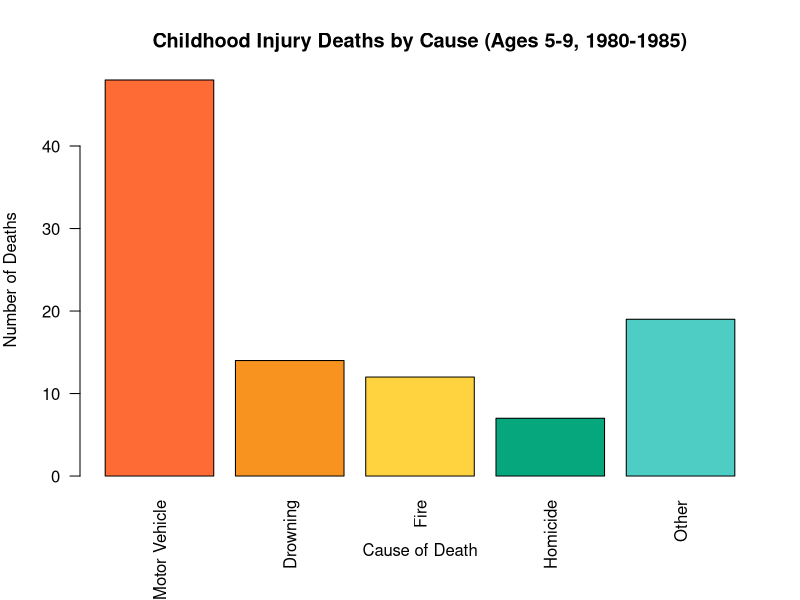
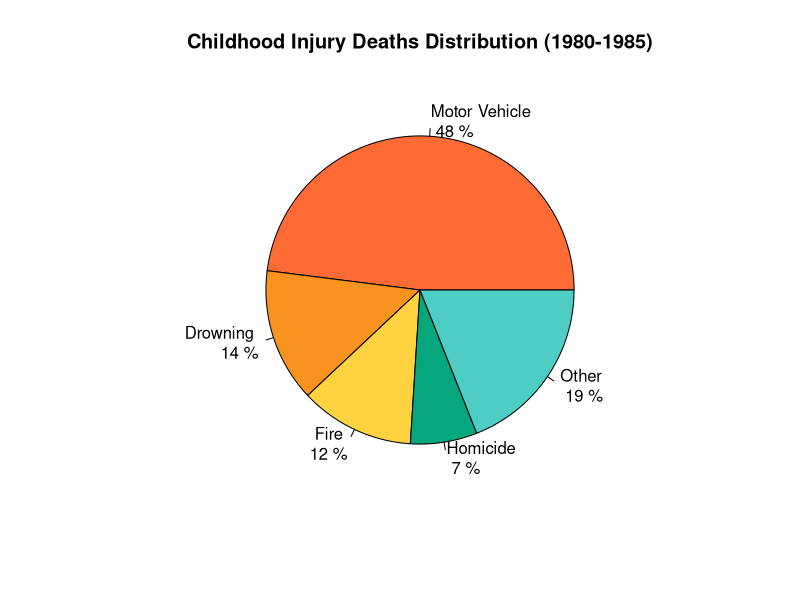
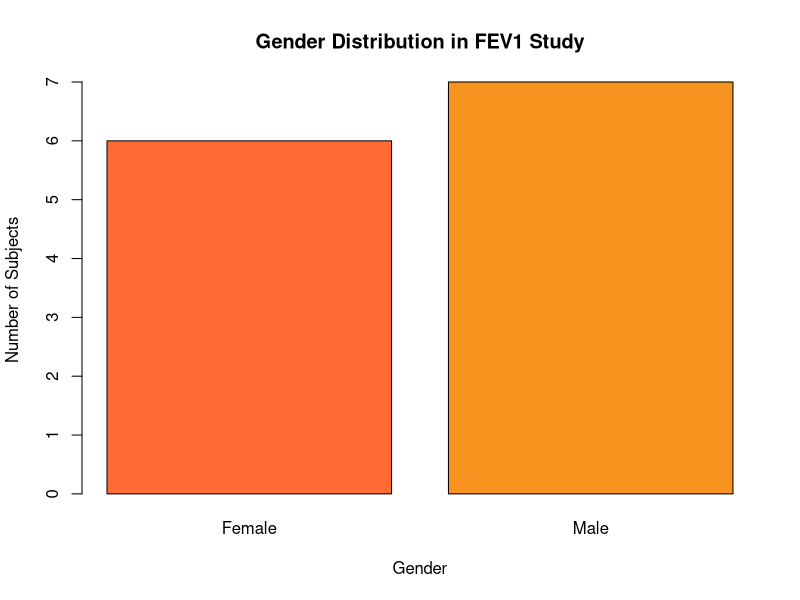
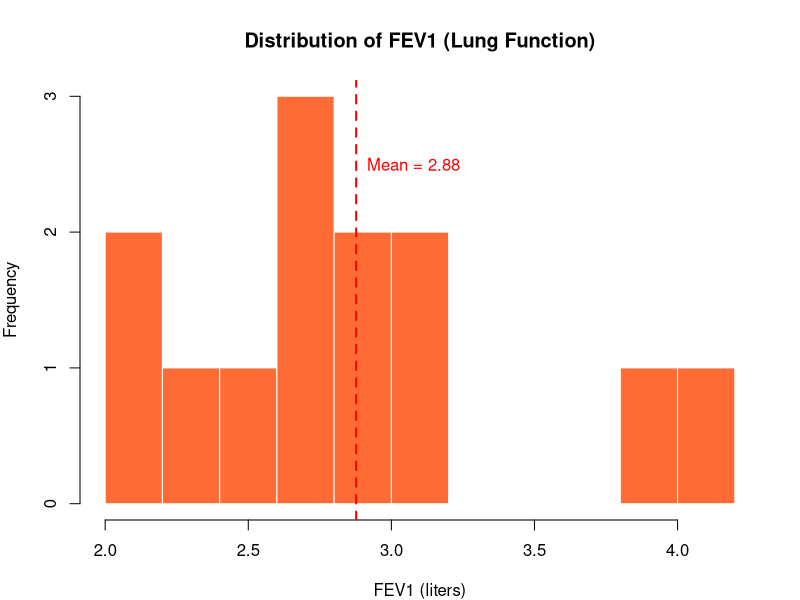
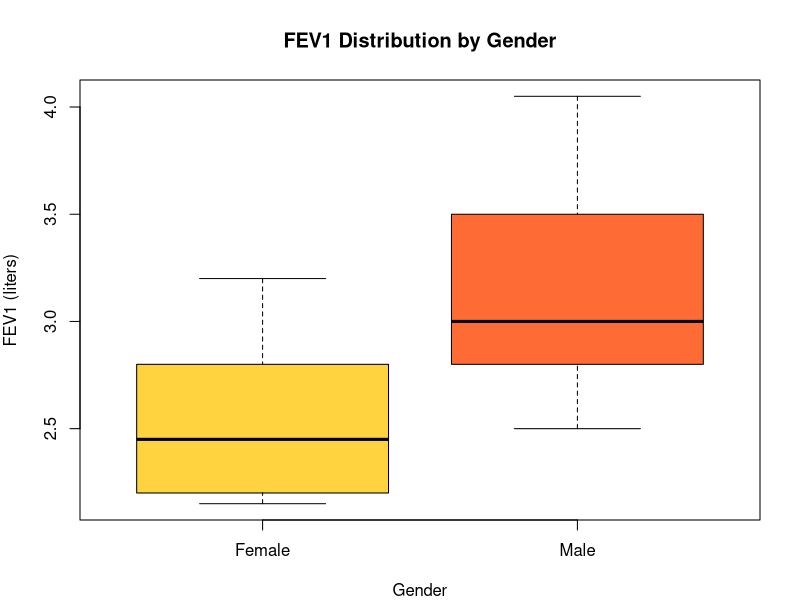
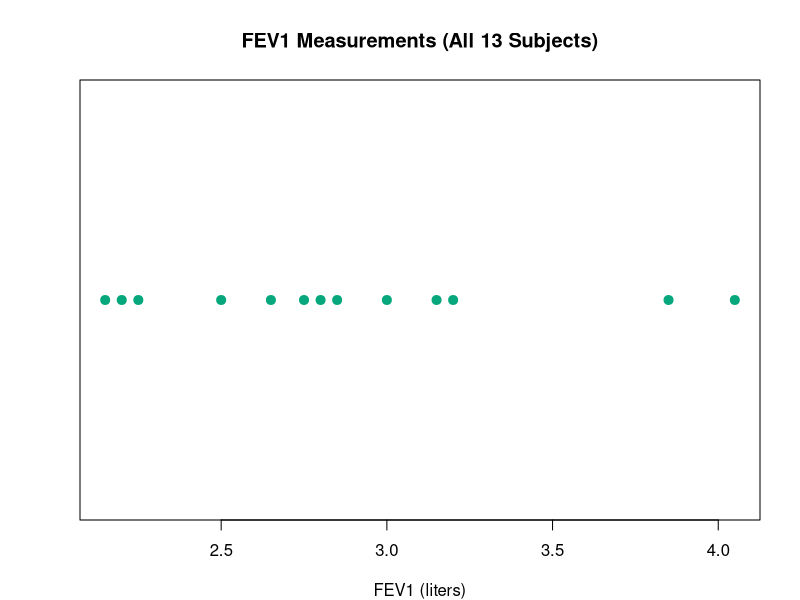
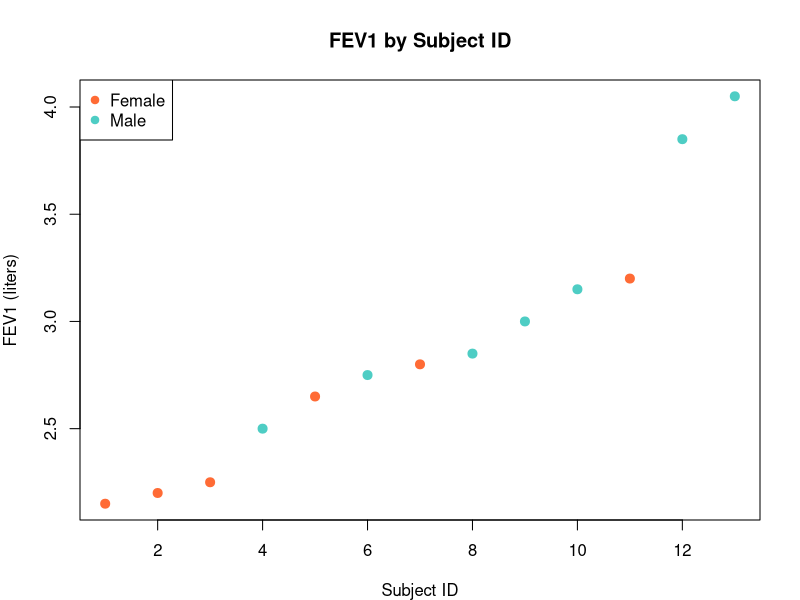

Write R code to recreate these figures, in order.
# Graphical Display Examples for Week 1
# Data types and appropriate visualizations
# H524 Introduction to Biostatistics - Oregon State University
#
# DATA SOURCES AND CITATIONS:
# This script uses ONLY real published data:
# 1. FEV1 data: Pagano & Gauvreau "Principles of Biostatistics", pp. 38-39
#    Source: Study of 13 adolescents with asthma
# 2. Childhood injury deaths: Pagano & Gauvreau, pp. 24-25
#    Source: 100 children aged 5-9 who died from injuries, 1980-1985
# NO simulated data is used

# FEV1 Data: Lung function in adolescents with asthma
# Source: Pagano & Gauvreau "Principles of Biostatistics", pp. 38-39
fev1_data <- data.frame(
  subject_id = 1:13,
  fev1_liters = c(2.15, 2.20, 2.25, 2.50, 2.65, 2.75, 2.80,
                  2.85, 3.00, 3.15, 3.20, 3.85, 4.05),
  gender = c("Female", "Female", "Female", "Male", "Female",
             "Male", "Female", "Male", "Male", "Male",
             "Female", "Male", "Male")
)
fev1_data$gender <- factor(fev1_data$gender)

# Childhood Injury Deaths Data
# Source: Pagano & Gauvreau "Principles of Biostatistics", pp. 24-25
injury_data <- data.frame(
  cause = rep(c("Motor Vehicle", "Drowning", "Fire", "Homicide", "Other"),
              times = c(48, 14, 12, 7, 19))
)
injury_data$cause <- factor(injury_data$cause,
                           levels = c("Motor Vehicle", "Drowning", "Fire", "Homicide", "Other"))

# =============================================================================
# CATEGORICAL DATA VISUALIZATIONS - Using real injury death data
# =============================================================================

# 1. Bar Chart for Childhood Injury Deaths
pdf("barplot_injuries.pdf", width = 8, height = 6)
par(mar = c(6, 4, 4, 2))
injury_counts <- table(injury_data$cause)
barplot(injury_counts,
        main = "Childhood Injury Deaths by Cause (Ages 5-9, 1980-1985)",
        ylab = "Number of Deaths",
        xlab = "Cause of Death",
        col = c("#FF6B35", "#F7931E", "#FFD23F", "#06A77D", "#4ECDC4"),
        las = 2)
dev.off()

# 2. Pie Chart for Injury Causes
pdf("piechart_injuries.pdf", width = 8, height = 6)
pie(injury_counts,
    main = "Childhood Injury Deaths Distribution (1980-1985)",
    col = c("#FF6B35", "#F7931E", "#FFD23F", "#06A77D", "#4ECDC4"),
    labels = paste(names(injury_counts), "\n",
                   round(prop.table(injury_counts)*100, 1), "%"))
dev.off()

# 3. Bar Chart for Gender in FEV1 study
pdf("barplot_gender_fev1.pdf", width = 8, height = 6)
gender_counts <- table(fev1_data$gender)
barplot(gender_counts,
        main = "Gender Distribution in FEV1 Study",
        ylab = "Number of Subjects",
        xlab = "Gender",
        col = c("#FF6B35", "#F7931E"))
dev.off()

# =============================================================================
# CONTINUOUS DATA VISUALIZATIONS - Using real FEV1 data
# =============================================================================

# 1. Histogram for FEV1 measurements
pdf("histogram_fev1.pdf", width = 8, height = 6)
par(mar = c(4, 4, 4, 2))
hist(fev1_data$fev1_liters,
     main = "Distribution of FEV1 (Lung Function)",
     xlab = "FEV1 (liters)",
     ylab = "Frequency",
     col = "#FF6B35",
     border = "white",
     breaks = 8)
abline(v = mean(fev1_data$fev1_liters), col = "red", lwd = 2, lty = 2)
text(mean(fev1_data$fev1_liters) + 0.2, 2.5,
     paste("Mean =", round(mean(fev1_data$fev1_liters), 2)), col = "red")
dev.off()

# 2. Box Plot for FEV1 by Gender
pdf("boxplot_fev1_gender.pdf", width = 8, height = 6)
par(mar = c(4, 4, 4, 2))
boxplot(fev1_liters ~ gender, data = fev1_data,
        main = "FEV1 Distribution by Gender",
        xlab = "Gender",
        ylab = "FEV1 (liters)",
        col = c("#FFD23F", "#FF6B35"),
        border = "black")
dev.off()

# 3. Dot Plot for FEV1 (all data points)
pdf("dotplot_fev1.pdf", width = 8, height = 6)
par(mar = c(4, 4, 4, 2))
stripchart(fev1_data$fev1_liters,
           main = "FEV1 Measurements (All 13 Subjects)",
           xlab = "FEV1 (liters)",
           method = "stack",
           pch = 19,
           col = "#06A77D",
           cex = 1.2)
dev.off()

# 4. Scatter Plot: Subject ID vs FEV1
pdf("scatter_fev1.pdf", width = 8, height = 6)
par(mar = c(4, 4, 4, 2))
plot(fev1_data$subject_id, fev1_data$fev1_liters,
     main = "FEV1 by Subject ID",
     xlab = "Subject ID",
     ylab = "FEV1 (liters)",
     pch = 19,
     col = ifelse(fev1_data$gender == "Male", "#4ECDC4", "#FF6B35"),
     cex = 1.2)
legend("topleft", legend = c("Female", "Male"),
       col = c("#FF6B35", "#4ECDC4"), pch = 19)
dev.off()

print("All graphical examples created using REAL published data!")
print("Files created:")
print("- barplot_injuries.pdf")
print("- piechart_injuries.pdf")
print("- barplot_gender_fev1.pdf")
print("- histogram_fev1.pdf")
print("- boxplot_fev1_gender.pdf")
print("- dotplot_fev1.pdf")
print("- scatter_fev1.pdf")
print("")
print("Data Sources:")
print("- FEV1: Pagano & Gauvreau pp. 38-39")
print("- Injuries: Pagano & Gauvreau pp. 24-25")
